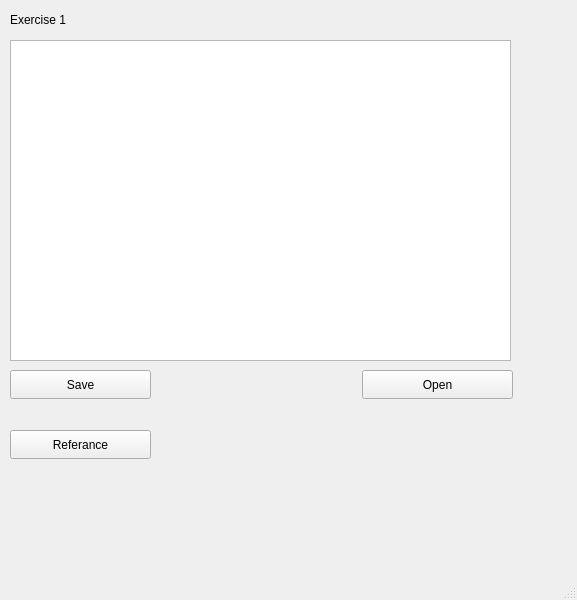
<?xml version="1.0" encoding="UTF-8"?>
<ui version="4.0">
 <class>MainWindow</class>
 <widget class="QMainWindow" name="MainWindow">
  <property name="geometry">
   <rect>
    <x>0</x>
    <y>0</y>
    <width>577</width>
    <height>600</height>
   </rect>
  </property>
  <property name="windowTitle">
   <string>MainWindow</string>
  </property>
  <widget class="QWidget" name="centralwidget">
   <widget class="QPlainTextEdit" name="plainTextEdit">
    <property name="geometry">
     <rect>
      <x>10</x>
      <y>40</y>
      <width>501</width>
      <height>321</height>
     </rect>
    </property>
   </widget>
   <widget class="QLabel" name="label">
    <property name="geometry">
     <rect>
      <x>10</x>
      <y>10</y>
      <width>71</width>
      <height>20</height>
     </rect>
    </property>
    <property name="text">
     <string>Exercise 1</string>
    </property>
   </widget>
   <widget class="QPushButton" name="save_button">
    <property name="geometry">
     <rect>
      <x>10</x>
      <y>370</y>
      <width>141</width>
      <height>29</height>
     </rect>
    </property>
    <property name="text">
     <string>Save</string>
    </property>
   </widget>
   <widget class="QPushButton" name="open_button">
    <property name="geometry">
     <rect>
      <x>362</x>
      <y>370</y>
      <width>151</width>
      <height>29</height>
     </rect>
    </property>
    <property name="text">
     <string>Open</string>
    </property>
   </widget>
   <widget class="QPushButton" name="ref_button">
    <property name="geometry">
     <rect>
      <x>10</x>
      <y>430</y>
      <width>141</width>
      <height>29</height>
     </rect>
    </property>
    <property name="text">
     <string>Referance</string>
    </property>
   </widget>
   <widget class="QLabel" name="ref_label">
    <property name="geometry">
     <rect>
      <x>190</x>
      <y>430</y>
      <width>321</width>
      <height>51</height>
     </rect>
    </property>
    <property name="text">
     <string/>
    </property>
   </widget>
  </widget>
  <widget class="QMenuBar" name="menubar">
   <property name="geometry">
    <rect>
     <x>0</x>
     <y>0</y>
     <width>577</width>
     <height>26</height>
    </rect>
   </property>
  </widget>
  <widget class="QStatusBar" name="statusbar"/>
 </widget>
 <resources/>
 <connections/>
</ui>
